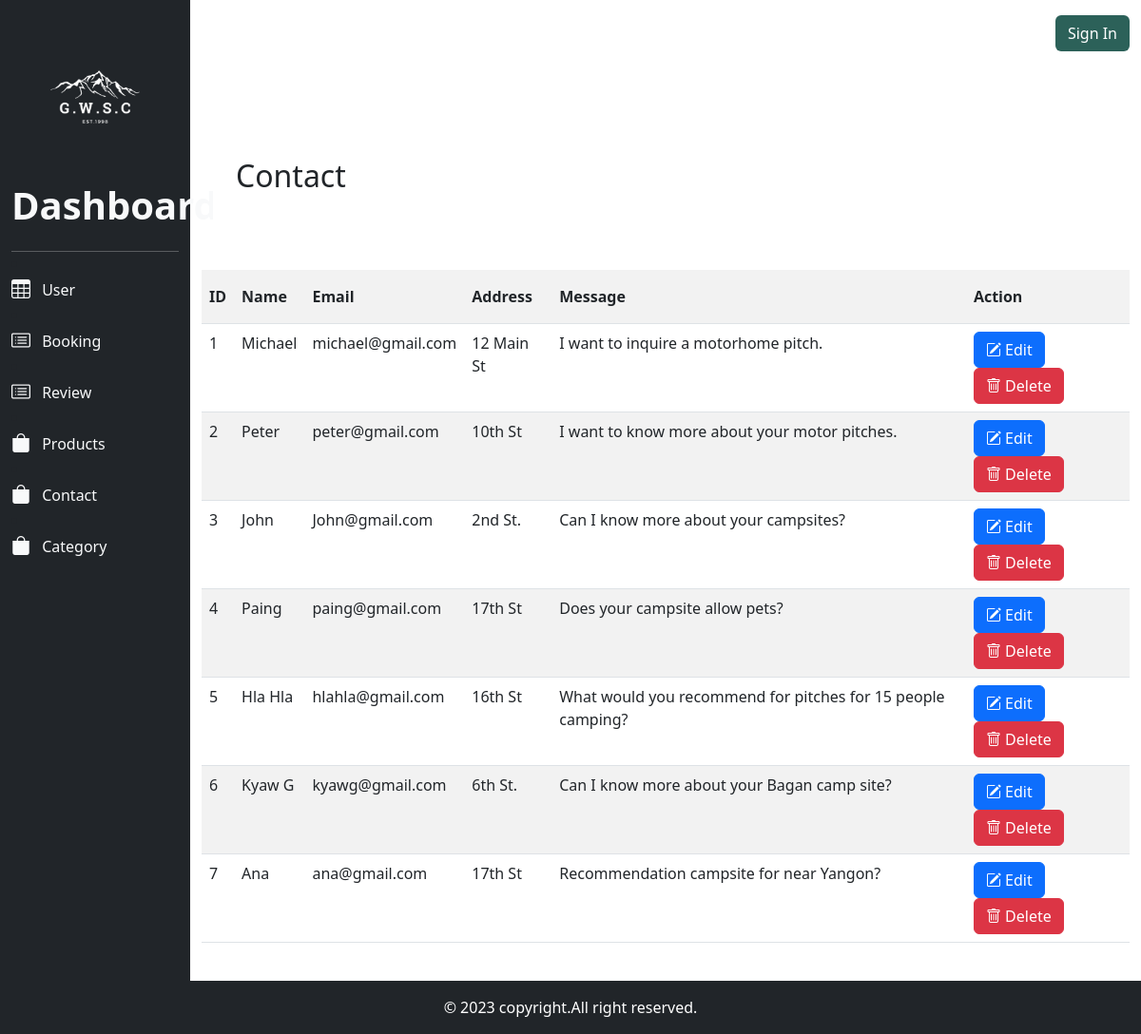
The app's page /admin_panel/contact/contact.php with its own data.
### tables this page shows
CREATE TABLE `contact` (
  `id` int(11) NOT NULL,
  `name` varchar(255) NOT NULL,
  `email` varchar(255) NOT NULL,
  `address` varchar(255) NOT NULL,
  `message` varchar(255) NOT NULL
);

### admin_panel/contact/contact.php (the view, shortened to what this page needs)
<?php
require_once('header.php');
require_once('../../db/dbconfig.php');
$contact = $pdo_conn->prepare("SELECT * FROM contact ORDER BY  contact.id ");
$contact->execute();
$contact_result = $contact->fetchAll();
?>
<div class="container-fluid dashboard-bg py-4 ">
    <div class="contianer bg-white my-4 p-4">
        <div class="row py-4">
            <div class="col-md-2">
                <h2>Contact</h2>
            </div>
        </div>
    </div>
    <div class="row">
        <table class="table table-striped">
            <tr>
                <th scope="col" class="py-3">ID</th>
                <th scope="col" class="py-3">Name</th>
                <th scope="col" class="py-3">Email</th>
                <th scope="col" class="py-3">Address</th>
                <th scope="col" class="py-3">Message</th>
                <th scope="col" class="py-3">Action</th>
            </tr>
            <?php
            if (!empty($contact_result)) {
                foreach ($contact_result as $contact_row) {
                    ?>
                    <tr>
                        <td>
                            <?php echo $contact_row['id']; ?>
                        </td>
                        <td>
                            <?php echo $contact_row['name']; ?>
                        </td>
                        <td>
                            <?php echo $contact_row['email']; ?>
                        </td>
                        <td>
                            <?php echo $contact_row['address']; ?>
                        </td>
                        <td>
                            <?php echo $contact_row['message']; ?>
                        </td>
                        <td>
                            <a href="edit.php?id=<?php echo $contact_row['id'] ?>" class="btn btn-primary"><i
                                    class="bi bi-pencil-square"></i> Edit</a>
                            <a href="delete.php?id=<?php echo $contact_row['id'] ?>" class="btn btn-danger"><i
                                    class="bi bi-trash"></i> Delete</a>
                        </td>
                    </tr>
                    <?php
                }
            }
            ?>
        </table>
    </div>
</div>
</div>
<?php
require_once('footer.php');
?>

### css/style.css (style rules this page uses)
body, html { height: 100%; }

### records on screen
contact: id "1", name "Michael", email "michael@gmail.com", address "12 Main St", message "I want to inquire a motorhome pitch."
contact: id "2", name "Peter", email "peter@gmail.com", address "10th St", message "I want to know more about your motor pitches."
contact: id "3", name "John", email "John@gmail.com", address "2nd St.", message "Can I know more about your campsites?"
contact: id "4", name "Paing", email "paing@gmail.com", address "17th St", message "Does your campsite allow pets?"
contact: id "5", name "Hla Hla", email "hlahla@gmail.com", address "16th St", message "What would you recommend for pitches for 15 people camping?"
contact: id "6", name "Kyaw G", email "kyawg@gmail.com", address "6th St.", message "Can I know more about your Bagan camp site?"
contact: id "7", name "Ana", email "ana@gmail.com", address "17th St", message "Recommendation campsite for near Yangon?"
